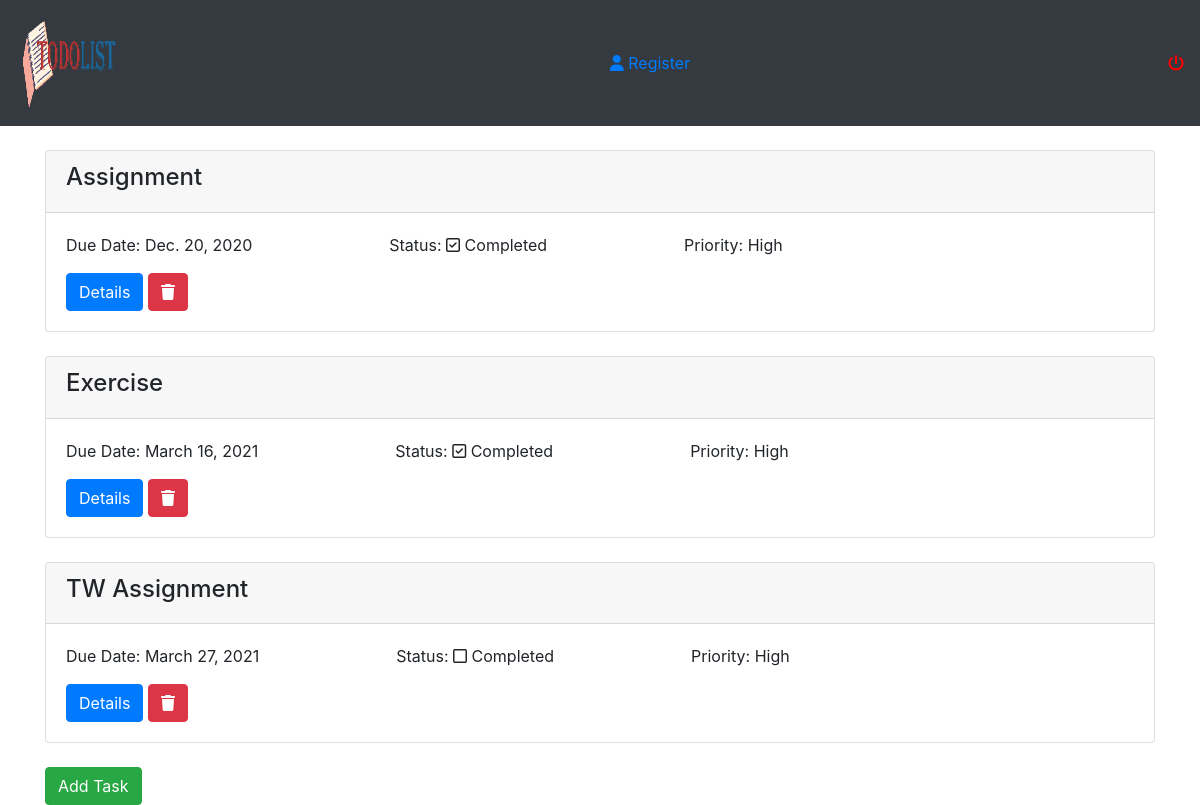
The page / on the database its author committed.
### todoapp/models.py (models this page shows, shortened)
class tasks(models.Model):
    user = models.ForeignKey(custom_user,on_delete=models.CASCADE, null=True)
    task_name = models.CharField(max_length=100)
    status = models.CharField(max_length=100, null=True, blank= True)
    priority = models.CharField(max_length=100)
    due_date = models.DateField()
    is_completed = models.BooleanField("Completed" , default=False)
    notes = models.TextField()

### todoapp/views.py (the view)
# urls.py: path('',views.index_view.as_view() , name ='home'),
class index_view(generic.ListView):
    context_object_name = 'task_list'
    template_name = 'todoapp/index.html'
    def get_queryset(self):
        return tasks.objects.all()

### templates/todoapp/index.html
{% extends 'todoapp/base.html' %}
{% block body %}
  <div class="container">
    {% for task in task_list %}
      <br>
        <div class="card">
            <div class="card-header">
              <h4>{{ task.task_name }}</h4>
            </div>
            <div class="card-body">
              <p>
                Due Date: {{ task.due_date }} &emsp;&emsp;&emsp;&emsp;&emsp;&emsp;&emsp;&emsp;
                {% if task.is_completed == True %}
                  Status: <i class="far fa-check-square"></i> Completed &emsp;&emsp;&emsp;&emsp;&emsp;&emsp;&emsp;&emsp;
                {% else %}
                  Status: <i class="far fa-square"></i> Completed &emsp;&emsp;&emsp;&emsp;&emsp;&emsp;&emsp;&emsp;
                {% endif %}
                Priority: {{ task.priority }} &emsp;&emsp;&emsp;&emsp;&emsp;&emsp;&emsp;&emsp;
              </p>
              <a href="{% url 'todoapp:details' task.id %}" class="btn btn-primary">Details</a>
              <a href="{% url 'todoapp:delete' task.id %}" class="btn btn-danger"><i class="fas fa-trash"></i></a>
            </div>
        </div>
    {% endfor %}
    <br>
    <a href="{% url 'todoapp:addTask' %}" class="btn btn-success" >Add Task</a>
  </div>
{% endblock %}

### templates/todoapp/base.html (shortened to what this page needs)
{% load static %}
<!DOCTYPE html>
<html lang="en">
<head>
    <link rel="stylesheet" href="https://stackpath.bootstrapcdn.com/bootstrap/4.5.0/css/bootstrap.min.css">
</head>
<body>
    <nav class="navbar navbar-expand-lg navbar-light bg-dark">
        <a class="navbar-brand" href="{% url 'todoapp:home' %}">
          <img src="{% static 'todoapp/images/logo1.png' %}" width="100px" height="100px" class="d-inline-block align-top" alt="TodoList" loading="lazy">
        </a>
        <a href="{% url 'todoapp:register'%}" class="ml-auto" ><i class="fas fa-user"></i> Register</a>
        {% if user.is_authenticated %}
          <a  href="{% url 'logout' %}" class="ml-auto" href="#" width="100px" height="100px">
            <i class="fas fa-power-off"  style="color: red;"></i>
          </a>
        {% else %}
          <a  href="{% url 'todoapp:user_login' %}" class="ml-auto" href="#" width="100px" height="100px">
            <i class="fas fa-power-off"  style="color: red;"></i>
          </a>
        {% endif %}
    </nav>
    {% block body %}
    {% endblock %}
</body>
</html>

### rows shown on the page
tasks: task_name "Assignment", due_date "Dec. 20, 2020", shows "Status:", is_completed True (drawn), priority "High"
tasks: task_name "Exercise", due_date "March 16, 2021", shows "Status:", is_completed True (drawn), priority "High"
tasks: task_name "TW Assignment", due_date "March 27, 2021", shows "Status:", is_completed False (drawn), priority "High"
